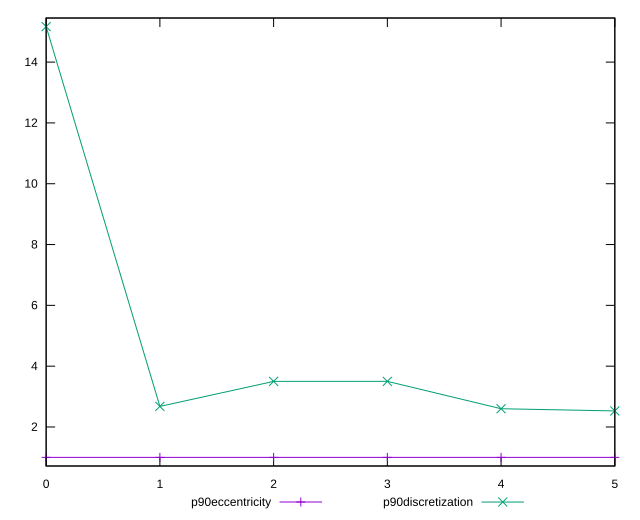

Reproduce this figure in gnuplot.
reset

$p90Eccentricity <<EOF
0 1.0000000000000033
1 1.0000000000000013
2 1.0000000000000007
3 0.9999999999999991
4 0.9999999999999996
5 0.9999999999999996
EOF

$p90Discretization <<EOF
0 15.166666666666666
1 2.676470588235294
2 3.5
3 3.5
4 2.6
5 2.5277777777777777
EOF

set key outside below
set xrange [0:5]
set yrange [0.7166666666666657:15.45]
set trange [0.7166666666666657:15.45]
set terminal svg size 640, 520 enhanced background rgb 'white'
set output "reprap/uses-webp-images/progression/eccentricity.svg"

plot $p90Eccentricity title "p90eccentricity" with linespoints, \
     $p90Discretization title "p90discretization" with linespoints

reset
